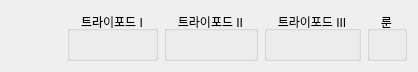
<?xml version="1.0" encoding="UTF-8"?>
<ui version="4.0">
 <class>SkillStatsWidget</class>
 <widget class="QWidget" name="SkillStatsWidget">
  <property name="geometry">
   <rect>
    <x>0</x>
    <y>0</y>
    <width>402</width>
    <height>70</height>
   </rect>
  </property>
  <property name="windowTitle">
   <string>Form</string>
  </property>
  <layout class="QHBoxLayout" name="hLayoutMain">
   <item>
    <widget class="QLabel" name="labelCounter">
     <property name="minimumSize">
      <size>
       <width>50</width>
       <height>50</height>
      </size>
     </property>
     <property name="maximumSize">
      <size>
       <width>50</width>
       <height>50</height>
      </size>
     </property>
     <property name="text">
      <string/>
     </property>
     <property name="alignment">
      <set>Qt::AlignCenter</set>
     </property>
    </widget>
   </item>
   <item>
    <layout class="QVBoxLayout" name="vLayoutSkillInfo"/>
   </item>
   <item>
    <widget class="QGroupBox" name="groupTripod1">
     <property name="title">
      <string>트라이포드 I</string>
     </property>
     <property name="alignment">
      <set>Qt::AlignCenter</set>
     </property>
     <layout class="QHBoxLayout" name="hLayoutTripod1"/>
    </widget>
   </item>
   <item>
    <widget class="QGroupBox" name="groupTripod2">
     <property name="title">
      <string>트라이포드 II</string>
     </property>
     <property name="alignment">
      <set>Qt::AlignCenter</set>
     </property>
     <layout class="QHBoxLayout" name="hLayoutTripod2"/>
    </widget>
   </item>
   <item>
    <widget class="QGroupBox" name="groupTripod3">
     <property name="title">
      <string>트라이포드 III</string>
     </property>
     <property name="alignment">
      <set>Qt::AlignCenter</set>
     </property>
     <layout class="QHBoxLayout" name="hLayoutTripod3"/>
    </widget>
   </item>
   <item>
    <widget class="QGroupBox" name="groupRune">
     <property name="title">
      <string>룬</string>
     </property>
     <property name="alignment">
      <set>Qt::AlignCenter</set>
     </property>
     <layout class="QHBoxLayout" name="hLayoutRune"/>
    </widget>
   </item>
  </layout>
 </widget>
 <resources/>
 <connections/>
</ui>
